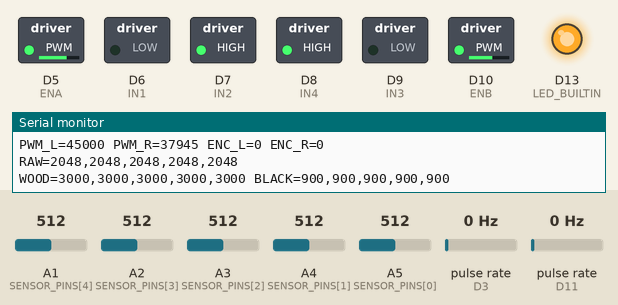
Simulated run of this sketch. Board: Arduino Zero (SAMD21). Parts: switched loads named in the sketch (green lamp = pin HIGH), output pins drawn as LEDs (lit = HIGH), the last lines printed to the serial monitor. Wiring (inferred from the names in the program): 2 × pulse sensor: data D3 / data D11. Inputs (shaded band) come from the test bench; at power-on: A1 (SENSOR_PINS[4]) = 512, A2 (SENSOR_PINS[3]) = 512, A3 (SENSOR_PINS[2]) = 512, A4 (SENSOR_PINS[1]) = 512, A5 (SENSOR_PINS[0]) = 512, pulse rate (sensors on D3, D11) 0 Hz (analog values on the 0–1023 scale). Nothing arrives over Bluetooth unless stated.

Above: at 0.13 s.
At 1.2 s:
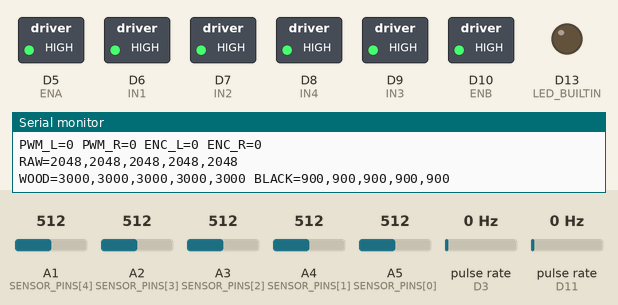
1.3 s: A1 (SENSOR_PINS[4]) set to 54
At 1.55 s:
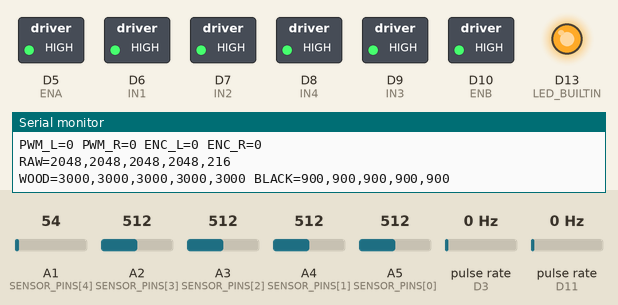
4.3 s: A2 (SENSOR_PINS[3]) set to 54
7.3 s: A3 (SENSOR_PINS[2]) set to 54
10.3 s: A4 (SENSOR_PINS[1]) set to 54
13.3 s: A5 (SENSOR_PINS[0]) set to 54
16.3 s: A1 (SENSOR_PINS[4]) set to 5
Timing chart, 0 to 20.3 s (numbered marks = the images above; inputs shaded):
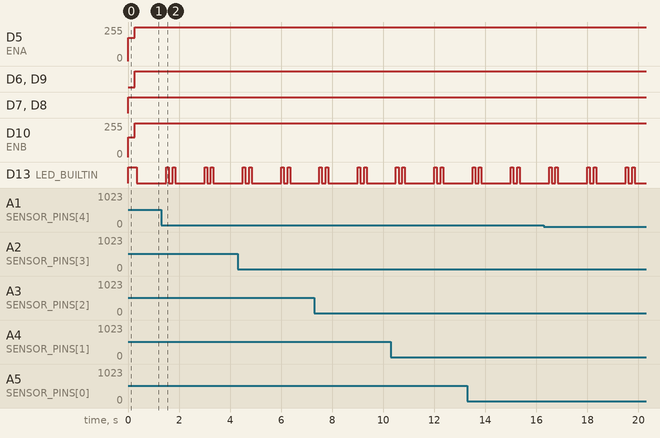

The sketch:

robotcurclerun_raw.ino
```cpp
#include <ArduinoBLE.h>
#include "LineFollower.h"
#include <stdio.h>
#include <ctype.h>
#include <string.h>

// Wiring preserved from the user's latest sketch (not the older review).
// Left wheel: D5 enable, D6/D7 direction. Right: D10 enable, D9/D8 direction.
const int ENA = 5;
const int IN1 = 6;
const int IN2 = 7;
const int ENB = 10;
const int IN3 = 9;
const int IN4 = 8;
const int ENCODER_L = 3;
const int ENCODER_R = 11;
const int SENSOR_PINS[5] = {A5, A4, A3, A2, A1}; // physical left -> right
const bool USE_BLE = true;
const uint32_t SAMPLE_MS = 3;
const uint32_t REPORT_INTERVAL_MS = 100; // ส่งข้อมูลออก Serial อย่างต่อเนื่องทุก 100 ms (10 ครั้ง/วิ)

// Set manual wood/black readings, speeds and recovery bounds in LineFollower.h.
linebot::Config config;
linebot::Controller robot(config);
volatile uint32_t pulseCountL = 0;
volatile uint32_t pulseCountR = 0;
int rawSensors[5] = {};
int appliedLeft = 0;
int appliedRight = 0;
bool appliedBrake = false;

BLEService uartService("6E400001-B5A3-F393-E0A9-E50E24DCCA9E");
BLECharacteristic txChar("6E400003-B5A3-F393-E0A9-E50E24DCCA9E", BLENotify, 20);
BLECharacteristic rxChar("6E400002-B5A3-F393-E0A9-E50E24DCCA9E",
                         BLEWrite | BLEWriteWithoutResponse, 64);
bool bleReady = false;
uint32_t lastSampleMs = 0;
uint32_t lastBlePollMs = 0;
uint32_t lastReportMs = 0;
uint32_t lastTxMs = 0;
linebot::State lastReportedState = linebot::State::Countdown;

// Latest status snapshot. Each transport finishes its own in-flight frame;
// rapid state changes only replace the snapshot waiting to be sent next.
// BLE notifications are sent only while stationary; RX stays serviced in motion.
char report[512] = {};
size_t reportLength = 0;

struct StatusOutput {
  char data[512] = {};
  size_t length = 0;
  size_t offset = 0;
  bool pending = false;

  void prepare(const char* latest, size_t size) {
    if (offset < length || !pending) return;
    memcpy(data, latest, size);
    length = size;
    offset = 0;
    pending = false;
  }

  void reset() {
    length = offset = 0;
    pending = true;
  }
};

StatusOutput serialStatus;
StatusOutput bleStatus;

void countLeft() { ++pulseCountL; }
void countRight() { ++pulseCountR; }

void setWheel(int enable, int inA, int inB, int pwm, bool brake, int previousPwm) {
  if ((pwm > 0 && previousPwm > 0) || (pwm < 0 && previousPwm < 0)) {
    analogWrite(enable, pwm > 0 ? pwm : -pwm);
    return;
  }
  // Disable the bridge before changing a direction input.
  analogWrite(enable, 0);
  if (pwm == 0) {
    digitalWrite(inA, brake ? HIGH : LOW);
    digitalWrite(inB, brake ? HIGH : LOW);
    if (brake) analogWrite(enable, 65535);
  } else {
    digitalWrite(inA, pwm > 0 ? LOW : HIGH);
    digitalWrite(inB, pwm > 0 ? HIGH : LOW);
    analogWrite(enable, pwm > 0 ? pwm : -pwm);
  }
}

void applyDrive() {
  const linebot::Drive drive = robot.drive();
  if (drive.left != appliedLeft || drive.brake != appliedBrake)
    setWheel(ENA, IN1, IN2, drive.left, drive.brake, appliedLeft);
  if (drive.right != appliedRight || drive.brake != appliedBrake)
    setWheel(ENB, IN3, IN4, drive.right, drive.brake, appliedRight);
  appliedLeft = drive.left;
  appliedRight = drive.right;
  appliedBrake = drive.brake;
}

void stopFromBLE(BLEDevice central, BLECharacteristic characteristic) {
  (void)central;
  // Event handler observes EACH write, including STOP followed rapidly by START.
  // START intentionally has no restart behavior: a stop is latched until reset.
  char command[65];
  int length = characteristic.valueLength();
  if (length > 64) length = 64;
  const uint8_t* value = characteristic.value();
  int used = 0;
  for (int i = 0; i < length; ++i) {
    if (!isspace(value[i])) command[used++] = char(toupper(value[i]));
  }
  command[used] = '\0';
  if (strcmp(command, "STOP") == 0) {
    robot.stop(linebot::Reason::BleStop);
    applyDrive();
  }
}

void serviceSerialCommands() {
  static char command[16];
  static int used = 0;
  // Bounded input processing so a noisy serial sender cannot starve motor control.
  for (int i = 0; i < 16 && Serial.available(); ++i) {
    int ch = Serial.read();
    if (ch == '\n' || ch == '\r') {
      used = 0;
    } else if (ch >= 0 && used < 15) {
      if (used == 0 && isspace(ch)) continue; // ignore leading whitespace
      command[used++] = char(toupper(ch));
      command[used] = '\0';
      if (strcmp(command, "STOP") == 0) {
        robot.stop(linebot::Reason::SerialStop);
        applyDrive();
        used = 0;
      }
    }
  }
}

int readSensor(int pin) {
  // Discard the first conversion after changing ADC channel, then use median-3.
  analogRead(pin);
  int a = analogRead(pin);
  int b = analogRead(pin);
  int c = analogRead(pin);
  if (a > b) { int t = a; a = b; b = t; }
  if (b > c) { int t = b; b = c; c = t; }
  if (a > b) b = a;
  return b;
}

void queueStatus(uint32_t encL, uint32_t encR) {
  linebot::Observation line = robot.observation();
  int n = snprintf(report, sizeof(report),
    "\nMS=%lu STATE=%s REASON=%s SENSOR=MANUAL MASK=%02X ERR_MILLI=%d\n"
    "SENSORS: A5:%-4d  A4:%-4d  A3:%-4d  A2:%-4d  A1:%-4d\n"
    "PWM_L=%d PWM_R=%d ENC_L=%lu ENC_R=%lu\n"
    "RAW=%d,%d,%d,%d,%d\n"
    "WOOD=%d,%d,%d,%d,%d BLACK=%d,%d,%d,%d,%d\n",
    (unsigned long)millis(), linebot::stateName(robot.state()), linebot::reasonName(robot.reason()),
    unsigned(line.mask), int(line.position * 1000),
    rawSensors[0], rawSensors[1], rawSensors[2], rawSensors[3], rawSensors[4],
    appliedLeft, appliedRight, (unsigned long)encL, (unsigned long)encR,
    rawSensors[0], rawSensors[1], rawSensors[2], rawSensors[3], rawSensors[4],
    robot.wood(0), robot.wood(1), robot.wood(2), robot.wood(3), robot.wood(4),
    robot.black(0), robot.black(1), robot.black(2), robot.black(3), robot.black(4));
  reportLength = n < 0 ? 0 : (size_t(n) < sizeof(report) ? size_t(n) : sizeof(report) - 1);
  serialStatus.pending = bleStatus.pending = true;
}

void flushStatus(uint32_t now) {
  if (Serial) {
    serialStatus.prepare(report, reportLength);
    size_t n = serialStatus.length - serialStatus.offset;
    int available = Serial.availableForWrite();
    if (available > 0 && n > 0) {
      if (n > size_t(available)) n = size_t(available);
      serialStatus.offset += Serial.write(
        (const uint8_t*)serialStatus.data + serialStatus.offset, n);
    }
  } else {
    serialStatus.reset();
  }
  if (!bleReady || !txChar.subscribed()) {
    bleStatus.reset();
    return;
  }
  if (linebot::Controller::isMoving(robot.state())) return;
  bleStatus.prepare(report, reportLength);
  if (bleStatus.offset < bleStatus.length && now - lastTxMs >= 30) {
    size_t n = bleStatus.length - bleStatus.offset;
    if (n > 20) n = 20;
    lastTxMs = now;
    if (txChar.writeValue((const uint8_t*)bleStatus.data + bleStatus.offset, n))
      bleStatus.offset += n;
  }
}

void updateStatusLED(uint32_t now) {
  const linebot::State state = robot.state();
  bool on = false;
  if (state == linebot::State::Countdown)
    on = (now / 500) % 2 == 0;
  else if (state == linebot::State::Stopped || state == linebot::State::Fault)
    on = now % 1500 < 100 || (now % 1500 >= 250 && now % 1500 < 350);
  else on = linebot::Controller::isMoving(state) ||
            state == linebot::State::RecoveryBrake || state == linebot::State::AlignBrake;
  digitalWrite(LED_BUILTIN, on ? HIGH : LOW);
}

void setup() {
  // Motor outputs become inactive before potentially slow peripheral setup.
  pinMode(ENA, OUTPUT);
  pinMode(ENB, OUTPUT);
  analogWriteResolution(16);
  analogWrite(ENA, 0);
  analogWrite(ENB, 0);
  pinMode(IN1, OUTPUT);
  pinMode(IN2, OUTPUT);
  pinMode(IN3, OUTPUT);
  pinMode(IN4, OUTPUT);
  digitalWrite(IN1, LOW);
  digitalWrite(IN2, LOW);
  digitalWrite(IN3, LOW);
  digitalWrite(IN4, LOW);
  pinMode(LED_BUILTIN, OUTPUT);
  Serial.begin(115200);
  analogReadResolution(12);
  for (int i = 0; i < 5; ++i) pinMode(SENSOR_PINS[i], INPUT);
  pinMode(ENCODER_L, INPUT_PULLUP);
  pinMode(ENCODER_R, INPUT_PULLUP);
  attachInterrupt(digitalPinToInterrupt(ENCODER_L), countLeft, RISING);
  attachInterrupt(digitalPinToInterrupt(ENCODER_R), countRight, RISING);

  // Initialize before advertising: an early BLE STOP must never be cleared
  // by a later initialization step during setup().
  robot.begin(millis());
  if (USE_BLE) {
    bleReady = BLE.begin();
    if (bleReady) {
      BLE.setLocalName("IOT-ROBOT");
      BLE.setDeviceName("IOT-ROBOT");
      BLE.setAdvertisedService(uartService);
      uartService.addCharacteristic(txChar);
      uartService.addCharacteristic(rxChar);
      BLE.addService(uartService);
      rxChar.setEventHandler(BLEWritten, stopFromBLE);
      BLE.advertise();
    }
  }
  uint32_t now = millis();
  if (USE_BLE && !bleReady) robot.fault(linebot::Reason::BleUnavailable);
  robot.startCountdown(now);
  applyDrive();
  lastSampleMs = lastBlePollMs = lastReportMs = now;
  lastReportedState = robot.state();
  serialStatus.reset();
  bleStatus.reset();
  queueStatus(0, 0);
}

void loop() {
  serviceSerialCommands();
  uint32_t now = millis();
  if (bleReady && now - lastBlePollMs >= SAMPLE_MS) {
    lastBlePollMs = now;
    BLE.poll();
  }
  now = millis();
  if (now - lastSampleMs >= SAMPLE_MS) {
    lastSampleMs = now;
    for (int i = 0; i < 5; ++i) rawSensors[i] = readSensor(SENSOR_PINS[i]);
    noInterrupts();
    uint32_t encL = pulseCountL;
    uint32_t encR = pulseCountR;
    interrupts();
    now = millis();
    robot.tick(now, rawSensors, encL, encR);
    applyDrive();
    bool changed = robot.state() != lastReportedState;
    if (changed || now - lastReportMs >= REPORT_INTERVAL_MS) {
      queueStatus(encL, encR);
      lastReportedState = robot.state();
      lastReportMs = now;
    }
    updateStatusLED(now);
  }
  flushStatus(millis());
}
```

Source omitted: LineFollower.h (19773 bytes)

Measured:
- by itself, D13 (LED_BUILTIN): repeats every 1.5 s: LOW 0.15 s, HIGH 0.10 s, LOW 1.2 s, HIGH 0.10 s
